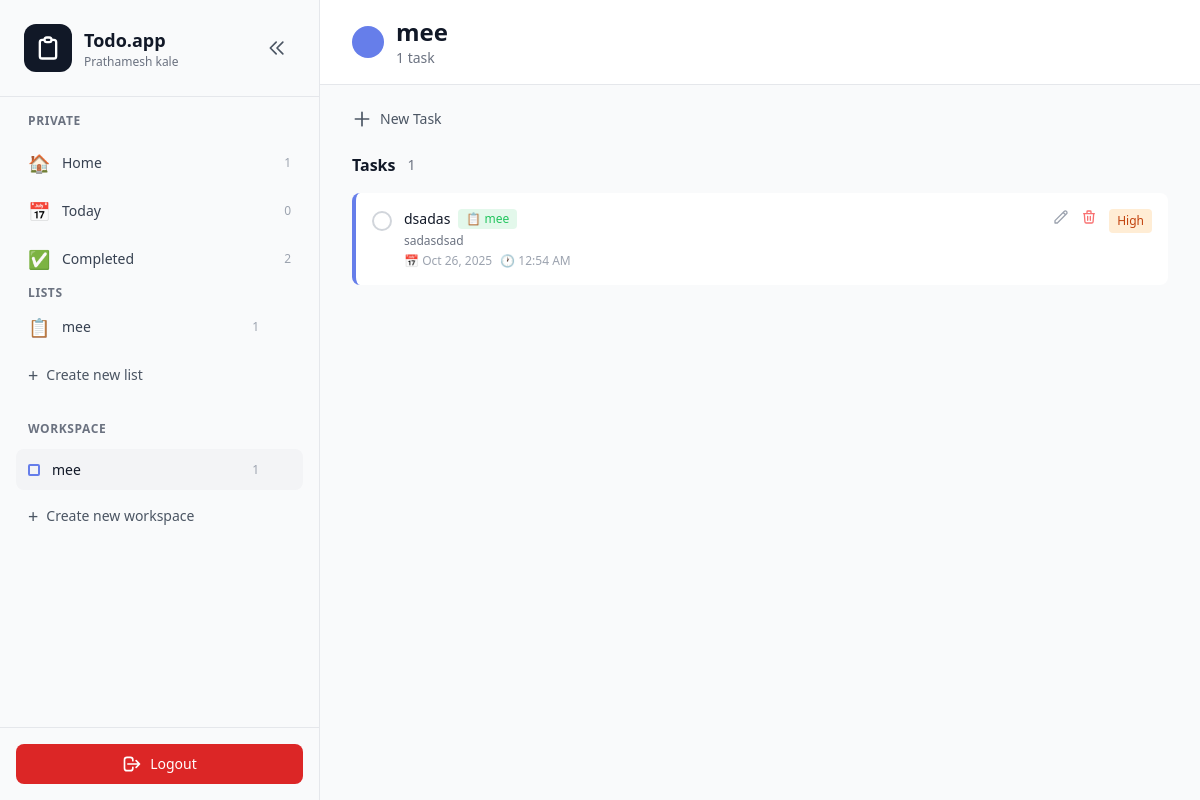
Before: /workspace/1/ (signed in) with the older database file.
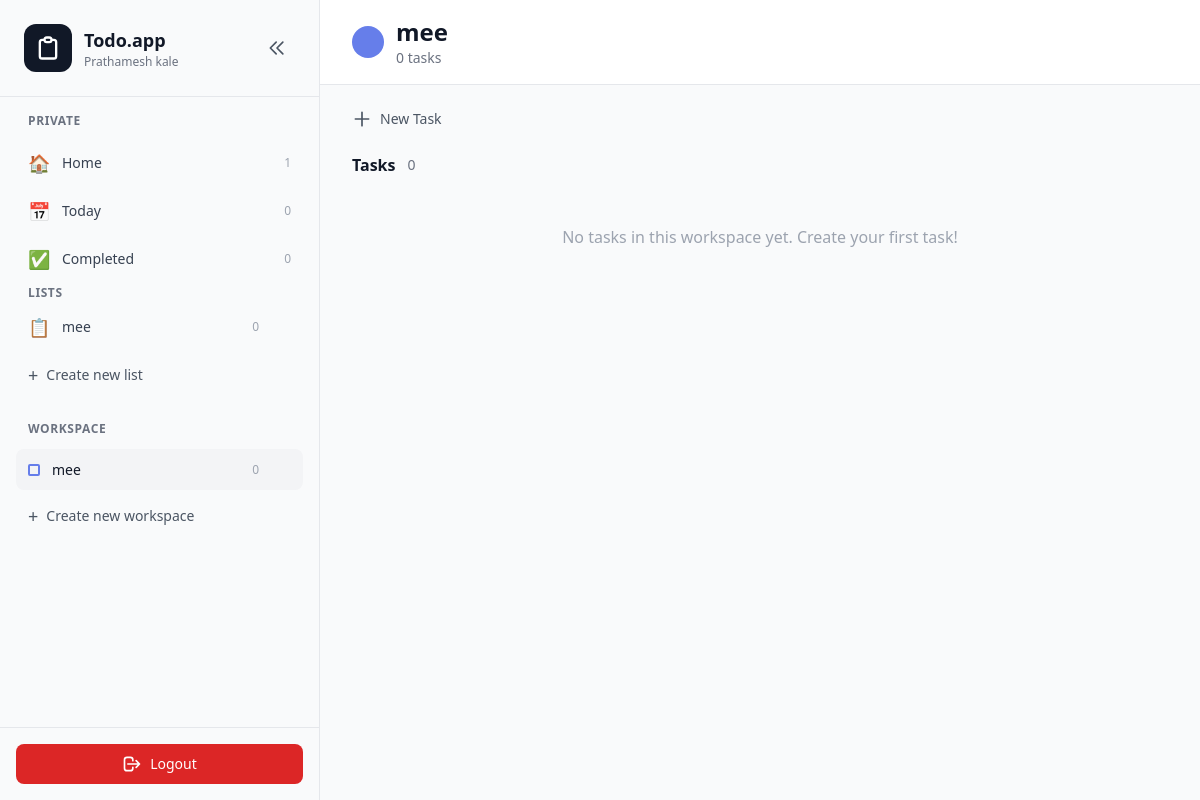
After: the same page with the newer database file.
### core/models.py (models this page shows, shortened)
class TaskList(models.Model):
    user = models.ForeignKey(User, on_delete=models.CASCADE, related_name='task_lists')
    name = models.CharField(max_length=100)
    icon = models.CharField(max_length=50, blank=True, null=True)
    color = models.CharField(max_length=7, default='#667eea')
    created_at = models.DateTimeField(auto_now_add=True)
    class Meta:
        ordering = ['created_at']

class Workspace(models.Model):
    user = models.ForeignKey(User, on_delete=models.CASCADE, related_name='workspaces')
    name = models.CharField(max_length=100)
    color = models.CharField(max_length=7, default='#667eea')
    created_at = models.DateTimeField(auto_now_add=True)
    class Meta:
        ordering = ['created_at']

class Todo(models.Model):
    STATUS_CHOICES = (
        ('pending', 'Pending'),
        ('completed', 'Completed'),
    )
    user = models.ForeignKey(User, on_delete=models.CASCADE, related_name='todos')
    task_list = models.ForeignKey(TaskList, on_delete=models.CASCADE, related_name='tasks', null=True, blank=True)
    workspace = models.ForeignKey(Workspace, on_delete=models.CASCADE, related_name='tasks', null=True, blank=True)
    title = models.CharField(max_length=255)
    description = models.TextField(blank=True, null=True)
    completed = models.BooleanField(default=False)
    status = models.CharField(max_length=20, choices=STATUS_CHOICES, default='pending')
    color = models.CharField(max_length=7, default='#667eea')
    due_date = models.DateField(null=True, blank=True)
    due_time = models.TimeField(null=True, blank=True)
    priority = models.IntegerField(default=0)
    reminder_task_id = models.CharField(max_length=255, blank=True, null=True)  # Stores Celery task ID
    created_at = models.DateTimeField(auto_now_add=True)
    updated_at = models.DateTimeField(auto_now=True)
    class Meta:
        ordering = ['-priority', '-created_at']

### core/views.py (the view)
# urls.py: path('workspace/<int:workspace_id>/', views.workspace_view, name='workspace_view'),
@login_required
def workspace_view(request, workspace_id):
    from datetime import date
    today = date.today()
    try:
        workspace = Workspace.objects.get(id=workspace_id, user=request.user)
    except Workspace.DoesNotExist:
        messages.error(request, 'Workspace not found')
        return redirect('home')
    workspace_tasks = Todo.objects.filter(user=request.user, workspace=workspace)
    task_lists = TaskList.objects.filter(user=request.user)
    workspaces = Workspace.objects.filter(user=request.user)
    today_tasks_count = Todo.objects.filter(user=request.user, due_date=today, completed=False).count()
    completed_tasks_count = Todo.objects.filter(user=request.user, completed=True).count()
    all_tasks_count = Todo.objects.filter(user=request.user, completed=False).count()
    context = {
        'workspace': workspace,
        'workspace_tasks': workspace_tasks,
        'task_lists': task_lists,
        'workspaces': workspaces,
        'today_tasks_count': today_tasks_count,
        'completed_tasks_count': completed_tasks_count,
        'all_tasks_count': all_tasks_count,
    }
    return render(request, 'core/workspace.html', context)

### templates/core/workspace.html (shortened to what the changed rows need)
{% extends 'base.html' %}
{% block content %}
<main class="flex-1 flex flex-col overflow-hidden">
        <header class="bg-white border-b border-gray-200 px-8 py-4">
            <div class="flex items-center justify-between">
                <div class="flex items-center gap-3">
                    <div>
                        <h1 class="text-2xl font-bold text-gray-900">{{ workspace.name }}</h1>
                        <p class="text-sm text-gray-500">{{ workspace_tasks.count }} task{{ workspace_tasks.count|pluralize }}</p>
                    </div>
                </div>
            </div>
        </header>
        <div class="flex-1 overflow-y-auto bg-gray-50 px-8 py-6">
            <div class="mb-6">
                <div class="flex items-center space-x-3 mb-4">
                    <h2 class="text-base font-semibold text-gray-900">Tasks</h2>
                    <span class="text-sm text-gray-500">{{ workspace_tasks.count }}</span>
                </div>
                <div class="space-y-2">
                    {% for task in workspace_tasks %}
                    <div class="group flex items-start space-x-3 bg-white rounded-lg p-4 hover:shadow-sm transition border-l-4" style="border-left-color: {{ task.color }};" data-task-id="{{ task.id }}">
                        <button class="mt-0.5 flex-shrink-0 toggle-task" data-task-id="{{ task.id }}">
                            {% if task.completed %}
                            <div class="w-5 h-5 rounded-full bg-gray-900 flex items-center justify-center">
                                <svg class="w-3 h-3 text-white" fill="none" stroke="currentColor" viewBox="0 0 24 24">
                                    <path stroke-linecap="round" stroke-linejoin="round" stroke-width="3" d="M5 13l4 4L19 7"></path>
                                </svg>
                            </div>
                            {% else %}
                            <div class="w-5 h-5 rounded-full border-2 border-gray-300 hover:border-gray-400 transition"></div>
                            {% endif %}
                        </button>
                        <div class="flex-1 min-w-0">
                            <div class="flex items-center gap-2">
                                <p class="text-sm {% if task.completed %}text-gray-400 line-through{% else %}text-gray-900{% endif %}">
                                    {{ task.title }}
                                </p>
                                {% if task.task_list %}
                                <span class="inline-flex items-center gap-1 px-2 py-0.5 rounded text-xs" style="background-color: {{ task.task_list.color }}20; color: {{ task.task_list.color }};">
                                    {{ task.task_list.icon|default:"📋" }} {{ task.task_list.name }}
                                </span>
                                {% endif %}
                            </div>
                            {% if task.description %}
                            <p class="text-xs text-gray-500 mt-1">{{ task.description }}</p>
                            {% endif %}
                            <div class="flex items-center gap-2 mt-1">
                                {% if task.due_date %}
                                <p class="text-xs text-gray-400">📅 {{ task.due_date|date:"M d, Y" }}</p>
                                {% endif %}
                                {% if task.due_time %}
                                <p class="text-xs text-gray-400">🕐 {{ task.due_time|time:"g:i A" }}</p>
                                {% endif %}
                            </div>
                        </div>
                        <button class="edit-task text-gray-400 hover:text-gray-600" data-task-id="{{ task.id }}">
                            <svg class="w-4 h-4" fill="none" stroke="currentColor" viewBox="0 0 24 24">
                                <path stroke-linecap="round" stroke-linejoin="round" stroke-width="2" d="M15.232 5.232l3.536 3.536m-2.036-5.036a2.5 2.5 0 113.536 3.536L6.5 21.036H3v-3.572L16.732 3.732z"></path>
                            </svg>
                        </button>
                        <button class="delete-task text-red-400 hover:text-red-600" data-task-id="{{ task.id }}">
                            <svg class="w-4 h-4" fill="none" stroke="currentColor" viewBox="0 0 24 24">
                                <path stroke-linecap="round" stroke-linejoin="round" stroke-width="2" d="M19 7l-.867 12.142A2 2 0 0116.138 21H7.862a2 2 0 01-1.995-1.858L5 7m5 4v6m4-6v6m1-10V4a1 1 0 00-1-1h-4a1 1 0 00-1 1v3M4 7h16"></path>
                            </svg>
                        </button>
                        {% if task.priority > 0 %}
                        <span class="text-xs px-2 py-1 rounded
                            {% if task.priority == 3 %}bg-red-100 text-red-700
                            {% elif task.priority == 2 %}bg-orange-100 text-orange-700
                            {% elif task.priority == 1 %}bg-yellow-100 text-yellow-700
                            {% else %}bg-gray-100 text-gray-500{% endif %}">
                            {% if task.priority == 3 %}Urgent
                            {% elif task.priority == 2 %}High
                            {% elif task.priority == 1 %}Medium
                            {% else %}Low{% endif %}
                        </span>
                        {% endif %}
                    </div>
                    {% empty %}
                    <div class="text-center py-8 text-gray-400">
                        <p>No tasks in this workspace yet. Create your first task!</p>
                    </div>
                    {% endfor %}
                </div>
            </div>
        </div>
    </main>
{% endblock %}

### templates/base.html (shortened to what the changed rows need)
<!DOCTYPE html>
<html lang="en">
<head>
    <script src="https://cdn.tailwindcss.com"></script>
</head>
<body class="bg-gray-900 text-white">
    <div class="flex h-screen bg-white overflow-hidden">
        <aside id="sidebar" class="w-80 md:w-80 bg-gray-50 border-r border-gray-200 flex flex-col transition-all duration-300 relative">
            <div class="p-6 border-b border-gray-200 flex items-center justify-between">
                <div class="flex items-center space-x-3 overflow-hidden">
                    <div class="sidebar-text">
                        <h1 class="text-lg font-semibold text-gray-900 whitespace-nowrap">Todo.app</h1>
                    </div>
                </div>
            </div>
            <div class="flex-1 overflow-y-auto py-4 px-4">
                <div class="mb-6">
                    <nav class="space-y-1">
                        <a href="{% url 'completed_tasks' %}" class="flex items-center justify-between px-3 py-2 text-sm font-medium {% if request.resolver_match.url_name == 'completed_tasks' %}bg-gray-100 text-gray-900{% else %}text-gray-700 hover:bg-gray-100{% endif %} rounded-lg transition group">
                            <div class="flex items-center space-x-3">
                                <span class="text-lg sidebar-icon">✅</span>
                                <span class="sidebar-text">Completed</span>
                            </div>
                            <span class="sidebar-count text-xs text-gray-400">{{ completed_tasks_count|default:0 }}</span>
                        </a>
                        {% for task_list in task_lists %}
                        <div class="relative flex items-center justify-between px-3 py-2 text-sm font-medium text-gray-700 rounded-lg hover:bg-gray-100 transition group ">
                            <a href="{% url 'task_list_view' task_list.id %}" class="flex items-center space-x-3 flex-1 min-w-0">
                                <span class="text-lg sidebar-icon flex-shrink-0">{{ task_list.icon|default:"📋" }}</span>
                                <span class="sidebar-text truncate">{{ task_list.name }}</span>
                            </a>
                            <div class="flex items-center gap-2 flex-shrink-0">
                                <span class="sidebar-count text-xs text-gray-400 group-hover:hidden">{{ task_list.tasks.count }}</span>
                                <div class="relative">
                                </div>
                            </div>
                        </div>
                        {% endfor %}
                    </nav>
                </div>
                <div>
                    <nav class="space-y-1">
                        {% for workspace in workspaces %}
                        <div class="relative flex items-center justify-between px-3 py-2 text-sm font-medium text-gray-700 rounded-lg hover:bg-gray-100 transition group {% if request.resolver_match.url_name == 'workspace_view' and request.resolver_match.kwargs.workspace_id|stringformat:'s' == workspace.id|stringformat:'s' %}bg-gray-100 text-gray-900{% endif %}">
                            <a href="{% url 'workspace_view' workspace.id %}" class="flex items-center space-x-3 flex-1 min-w-0">
                                <span class="w-3 h-3 rounded-sm border-2 flex-shrink-0 sidebar-icon" style="border-color: {{ workspace.color }}"></span>
                                <span class="sidebar-text truncate">{{ workspace.name }}</span>
                            </a>
                            <div class="flex items-center gap-2 flex-shrink-0">
                                <span class="sidebar-count text-xs text-gray-400 group-hover:hidden">{{ workspace.tasks.count }}</span>
                                <div class="relative">
                                </div>
                            </div>
                        </div>
                        {% endfor %}
                    </nav>
                </div>
            </div>
        </aside>
        {% block content %}{% endblock %}
    </div>
</body>
</html>

Changed rows visible on the page:
removed Todo: completed False (drawn), title "dsadas", task_list.icon "📋", task_list.name "mee", description "sadasdsad", due_date "Oct 26, 2025", due_time "12:54 AM", priority "High"
computed for TaskList "mee": tasks.count "1" → "0"
computed for Workspace "mee": tasks.count "1" → "0"
Other visible differences:
{{ completed_tasks_count|default:0 }}: "2" → "0"
{{ workspace_tasks.count }}: "1" → "0"
text now shown: "No tasks in this workspace yet. Create your first task!"
